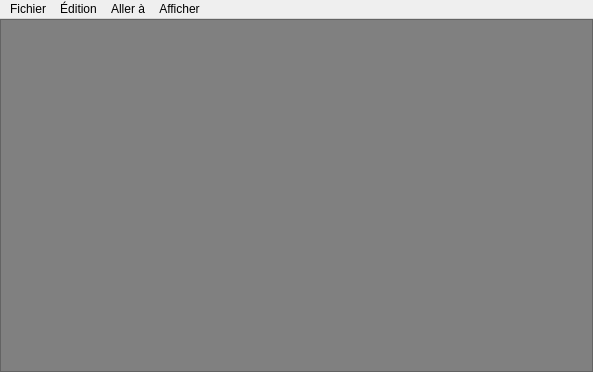
<?xml version="1.0" encoding="UTF-8"?>
<ui version="4.0">
 <class>MainWindow</class>
 <widget class="QMainWindow" name="MainWindow">
  <property name="geometry">
   <rect>
    <x>0</x>
    <y>0</y>
    <width>593</width>
    <height>372</height>
   </rect>
  </property>
  <property name="windowTitle">
   <string>MainWindow</string>
  </property>
  <widget class="QWidget" name="centralWidget">
   <property name="sizePolicy">
    <sizepolicy hsizetype="Ignored" vsizetype="Ignored">
     <horstretch>0</horstretch>
     <verstretch>0</verstretch>
    </sizepolicy>
   </property>
   <layout class="QVBoxLayout" name="verticalLayout">
    <property name="spacing">
     <number>0</number>
    </property>
    <property name="sizeConstraint">
     <enum>QLayout::SetDefaultConstraint</enum>
    </property>
    <property name="leftMargin">
     <number>0</number>
    </property>
    <property name="topMargin">
     <number>0</number>
    </property>
    <property name="rightMargin">
     <number>0</number>
    </property>
    <property name="bottomMargin">
     <number>0</number>
    </property>
    <item>
     <widget class="QScrollArea" name="m_scroll_area">
      <property name="sizePolicy">
       <sizepolicy hsizetype="Ignored" vsizetype="Ignored">
        <horstretch>0</horstretch>
        <verstretch>0</verstretch>
       </sizepolicy>
      </property>
      <property name="styleSheet">
       <string notr="true">background-color: rgb(128, 128, 128)</string>
      </property>
      <property name="sizeAdjustPolicy">
       <enum>QAbstractScrollArea::AdjustToContents</enum>
      </property>
      <property name="widgetResizable">
       <bool>true</bool>
      </property>
      <widget class="QWidget" name="scrollAreaWidgetContents">
       <property name="geometry">
        <rect>
         <x>0</x>
         <y>0</y>
         <width>591</width>
         <height>348</height>
        </rect>
       </property>
       <layout class="QHBoxLayout" name="horizontalLayout">
        <property name="spacing">
         <number>2</number>
        </property>
        <property name="leftMargin">
         <number>0</number>
        </property>
        <property name="topMargin">
         <number>0</number>
        </property>
        <property name="rightMargin">
         <number>0</number>
        </property>
        <property name="bottomMargin">
         <number>0</number>
        </property>
       </layout>
      </widget>
     </widget>
    </item>
   </layout>
  </widget>
  <widget class="QMenuBar" name="m_menu_bar">
   <property name="geometry">
    <rect>
     <x>0</x>
     <y>0</y>
     <width>593</width>
     <height>22</height>
    </rect>
   </property>
   <widget class="QMenu" name="m_file_menu">
    <property name="title">
     <string>Fichier</string>
    </property>
    <widget class="QMenu" name="m_recent_menu">
     <property name="title">
      <string>Ouvert Récemment</string>
     </property>
     <addaction name="m_no_recent_act"/>
    </widget>
    <addaction name="m_open_action"/>
    <addaction name="m_open_dir_action"/>
    <addaction name="m_recent_menu"/>
    <addaction name="separator"/>
    <addaction name="m_quit_action"/>
   </widget>
   <widget class="QMenu" name="menuAller">
    <property name="title">
     <string>Aller à</string>
    </property>
    <addaction name="m_next_image"/>
    <addaction name="m_prev_image"/>
    <addaction name="separator"/>
    <addaction name="m_start_diap_fwd"/>
    <addaction name="m_stop_diap"/>
   </widget>
   <widget class="QMenu" name="menu_diion">
    <property name="title">
     <string>Édition</string>
    </property>
    <addaction name="m_delete_image"/>
    <addaction name="separator"/>
    <addaction name="m_user_pref_act"/>
   </widget>
   <widget class="QMenu" name="menuAfficher">
    <property name="title">
     <string>Afficher</string>
    </property>
    <widget class="QMenu" name="menuZoom">
     <property name="title">
      <string>Zoom</string>
     </property>
     <addaction name="m_scale_up"/>
     <addaction name="m_scale_down"/>
     <addaction name="m_fit_screen"/>
     <addaction name="m_normal_size"/>
    </widget>
    <addaction name="menuZoom"/>
   </widget>
   <addaction name="m_file_menu"/>
   <addaction name="menu_diion"/>
   <addaction name="menuAller"/>
   <addaction name="menuAfficher"/>
  </widget>
  <action name="m_open_action">
   <property name="text">
    <string>Ouvrir</string>
   </property>
  </action>
  <action name="m_quit_action">
   <property name="text">
    <string>Quitter</string>
   </property>
  </action>
  <action name="m_next_image">
   <property name="text">
    <string>Image Suivante</string>
   </property>
   <property name="shortcut">
    <string>Right</string>
   </property>
  </action>
  <action name="m_prev_image">
   <property name="text">
    <string>Image Précédente</string>
   </property>
   <property name="shortcut">
    <string>Left</string>
   </property>
  </action>
  <action name="m_start_diap_fwd">
   <property name="text">
    <string>Démarrer diporama</string>
   </property>
  </action>
  <action name="m_stop_diap">
   <property name="text">
    <string>Arrêter diaporama</string>
   </property>
  </action>
  <action name="m_delete_image">
   <property name="text">
    <string>Supprimer l'image</string>
   </property>
   <property name="shortcut">
    <string>Del</string>
   </property>
  </action>
  <action name="m_scale_up">
   <property name="text">
    <string>Zoom Avant</string>
   </property>
   <property name="shortcut">
    <string>+</string>
   </property>
  </action>
  <action name="m_scale_down">
   <property name="text">
    <string>Zoom Arrière</string>
   </property>
   <property name="shortcut">
    <string>-</string>
   </property>
  </action>
  <action name="m_normal_size">
   <property name="text">
    <string>Taille Normale</string>
   </property>
   <property name="shortcut">
    <string>.</string>
   </property>
  </action>
  <action name="m_fit_screen">
   <property name="checkable">
    <bool>false</bool>
   </property>
   <property name="checked">
    <bool>false</bool>
   </property>
   <property name="text">
    <string>Zoomer au mieux</string>
   </property>
   <property name="shortcut">
    <string>Home</string>
   </property>
  </action>
  <action name="m_no_recent_act">
   <property name="enabled">
    <bool>false</bool>
   </property>
   <property name="text">
    <string>Aucun fichier récent</string>
   </property>
  </action>
  <action name="m_user_pref_act">
   <property name="text">
    <string>Préférences</string>
   </property>
  </action>
  <action name="m_open_dir_action">
   <property name="text">
    <string>Ouvrir Dossier</string>
   </property>
  </action>
 </widget>
 <layoutdefault spacing="6" margin="11"/>
 <resources/>
 <connections>
  <connection>
   <sender>m_quit_action</sender>
   <signal>triggered()</signal>
   <receiver>MainWindow</receiver>
   <slot>close()</slot>
   <hints>
    <hint type="sourcelabel">
     <x>-1</x>
     <y>-1</y>
    </hint>
    <hint type="destinationlabel">
     <x>296</x>
     <y>185</y>
    </hint>
   </hints>
  </connection>
  <connection>
   <sender>m_open_action</sender>
   <signal>triggered()</signal>
   <receiver>MainWindow</receiver>
   <slot>openImage()</slot>
   <hints>
    <hint type="sourcelabel">
     <x>-1</x>
     <y>-1</y>
    </hint>
    <hint type="destinationlabel">
     <x>296</x>
     <y>185</y>
    </hint>
   </hints>
  </connection>
  <connection>
   <sender>m_start_diap_fwd</sender>
   <signal>triggered()</signal>
   <receiver>MainWindow</receiver>
   <slot>startDiap()</slot>
   <hints>
    <hint type="sourcelabel">
     <x>-1</x>
     <y>-1</y>
    </hint>
    <hint type="destinationlabel">
     <x>296</x>
     <y>185</y>
    </hint>
   </hints>
  </connection>
  <connection>
   <sender>m_stop_diap</sender>
   <signal>triggered()</signal>
   <receiver>MainWindow</receiver>
   <slot>stopDiap()</slot>
   <hints>
    <hint type="sourcelabel">
     <x>-1</x>
     <y>-1</y>
    </hint>
    <hint type="destinationlabel">
     <x>296</x>
     <y>185</y>
    </hint>
   </hints>
  </connection>
  <connection>
   <sender>m_prev_image</sender>
   <signal>triggered()</signal>
   <receiver>MainWindow</receiver>
   <slot>prevImage()</slot>
   <hints>
    <hint type="sourcelabel">
     <x>-1</x>
     <y>-1</y>
    </hint>
    <hint type="destinationlabel">
     <x>296</x>
     <y>185</y>
    </hint>
   </hints>
  </connection>
  <connection>
   <sender>m_scale_down</sender>
   <signal>triggered()</signal>
   <receiver>MainWindow</receiver>
   <slot>scaleDown()</slot>
   <hints>
    <hint type="sourcelabel">
     <x>-1</x>
     <y>-1</y>
    </hint>
    <hint type="destinationlabel">
     <x>296</x>
     <y>185</y>
    </hint>
   </hints>
  </connection>
  <connection>
   <sender>m_scale_up</sender>
   <signal>triggered()</signal>
   <receiver>MainWindow</receiver>
   <slot>scaleUp()</slot>
   <hints>
    <hint type="sourcelabel">
     <x>-1</x>
     <y>-1</y>
    </hint>
    <hint type="destinationlabel">
     <x>296</x>
     <y>185</y>
    </hint>
   </hints>
  </connection>
  <connection>
   <sender>m_normal_size</sender>
   <signal>triggered()</signal>
   <receiver>MainWindow</receiver>
   <slot>normalSize()</slot>
   <hints>
    <hint type="sourcelabel">
     <x>-1</x>
     <y>-1</y>
    </hint>
    <hint type="destinationlabel">
     <x>296</x>
     <y>185</y>
    </hint>
   </hints>
  </connection>
  <connection>
   <sender>m_next_image</sender>
   <signal>triggered()</signal>
   <receiver>MainWindow</receiver>
   <slot>nextImage()</slot>
   <hints>
    <hint type="sourcelabel">
     <x>-1</x>
     <y>-1</y>
    </hint>
    <hint type="destinationlabel">
     <x>296</x>
     <y>185</y>
    </hint>
   </hints>
  </connection>
  <connection>
   <sender>m_fit_screen</sender>
   <signal>triggered()</signal>
   <receiver>MainWindow</receiver>
   <slot>fitScreen()</slot>
   <hints>
    <hint type="sourcelabel">
     <x>-1</x>
     <y>-1</y>
    </hint>
    <hint type="destinationlabel">
     <x>296</x>
     <y>185</y>
    </hint>
   </hints>
  </connection>
  <connection>
   <sender>m_delete_image</sender>
   <signal>triggered()</signal>
   <receiver>MainWindow</receiver>
   <slot>deleteImage()</slot>
   <hints>
    <hint type="sourcelabel">
     <x>-1</x>
     <y>-1</y>
    </hint>
    <hint type="destinationlabel">
     <x>296</x>
     <y>185</y>
    </hint>
   </hints>
  </connection>
  <connection>
   <sender>m_user_pref_act</sender>
   <signal>triggered()</signal>
   <receiver>MainWindow</receiver>
   <slot>editPreferences()</slot>
   <hints>
    <hint type="sourcelabel">
     <x>-1</x>
     <y>-1</y>
    </hint>
    <hint type="destinationlabel">
     <x>296</x>
     <y>185</y>
    </hint>
   </hints>
  </connection>
  <connection>
   <sender>m_open_dir_action</sender>
   <signal>triggered()</signal>
   <receiver>MainWindow</receiver>
   <slot>openDirectory()</slot>
   <hints>
    <hint type="sourcelabel">
     <x>-1</x>
     <y>-1</y>
    </hint>
    <hint type="destinationlabel">
     <x>296</x>
     <y>185</y>
    </hint>
   </hints>
  </connection>
 </connections>
 <slots>
  <slot>openImage()</slot>
  <slot>nextImage()</slot>
  <slot>prevImage()</slot>
  <slot>startDiap()</slot>
  <slot>stopDiap()</slot>
  <slot>scaleUp()</slot>
  <slot>scaleDown()</slot>
  <slot>normalSize()</slot>
  <slot>fitScreen()</slot>
  <slot>openRecentFile()</slot>
  <slot>deleteImage()</slot>
  <slot>editPreferences()</slot>
  <slot>openDirectory()</slot>
 </slots>
</ui>
